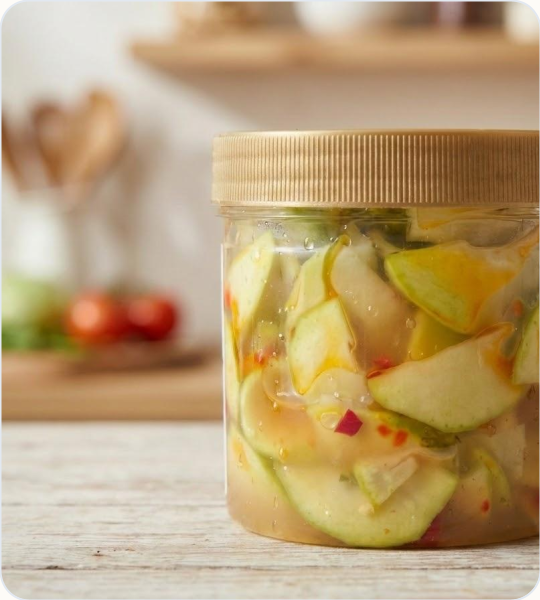
#> input picture assets/jar_cropped.png, 540 x 600 px, found by its file name
$ python render_reels_slides.py
#> lines starting #> are read from the running program, lines starting #| are printed output that depends on the picture
import os
import sys
from PIL import Image, ImageDraw, ImageFont, ImageFilter

sys.stdout.reconfigure(encoding='utf-8')

os.makedirs('assets/slides', exist_ok=True)

FONT_BOLD = r'C:\Windows\Fonts\msjhbd.ttc'
FONT_REG = r'C:\Windows\Fonts\msjh.ttc'

def get_font(size, bold=True):
    path = FONT_BOLD if bold else FONT_REG
    return ImageFont.truetype(path, size)

W, H = 1080, 1920

# [49 lines left out: functions create_gradient_bg, draw_text_with_shadow, draw_pill_badge, not called in this run]

# Load base product images
jar_img = Image.open('assets/jar_cropped.png').convert('RGBA') # 540x600
table_jar = Image.open('assets/slice_info.png').convert('RGB')
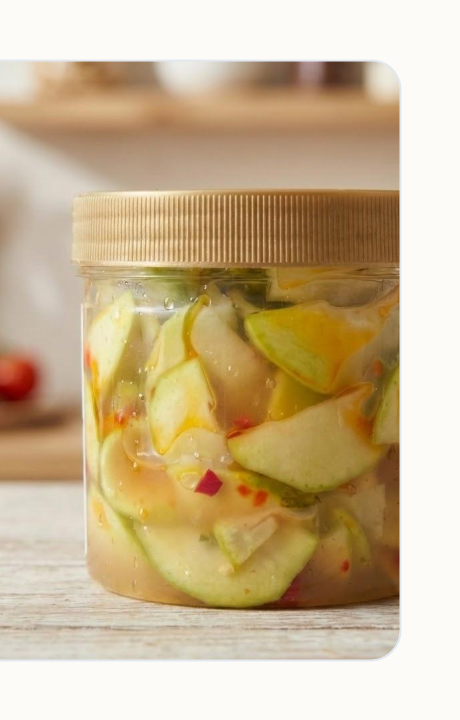
#> input picture assets/slice_info.png, 460 x 720 px, found by its file name
#> table_jar is the input picture: PIL image 460x720 RGB; mean R, G, B 202, 180.1, 144.4
full_poster = Image.open('assets/paoguo_product.png').convert('RGB')
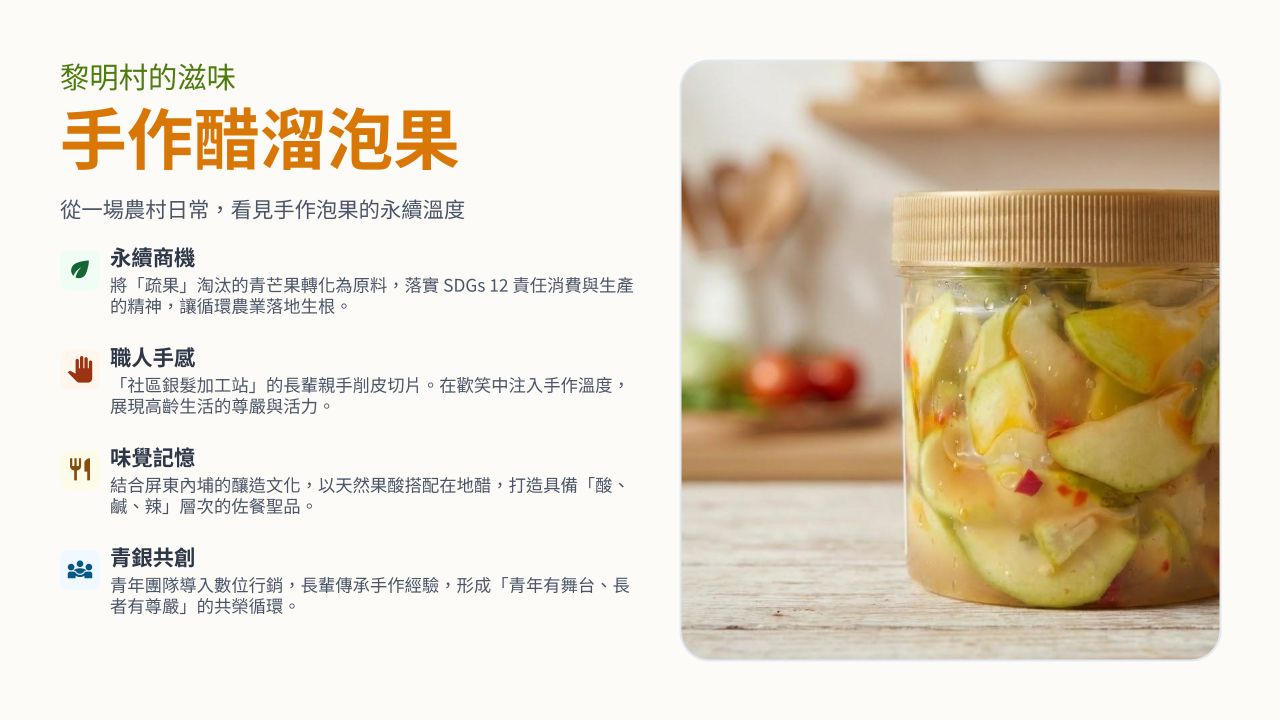
#> input picture assets/paoguo_product.png, 1280 x 720 px, found by its file name
#> full_poster is the input picture: PIL image 1280x720 RGB; mean R, G, B 224.8, 213.1, 194.7
#> (the run stopped early here; a loop or call above may not have finished)
